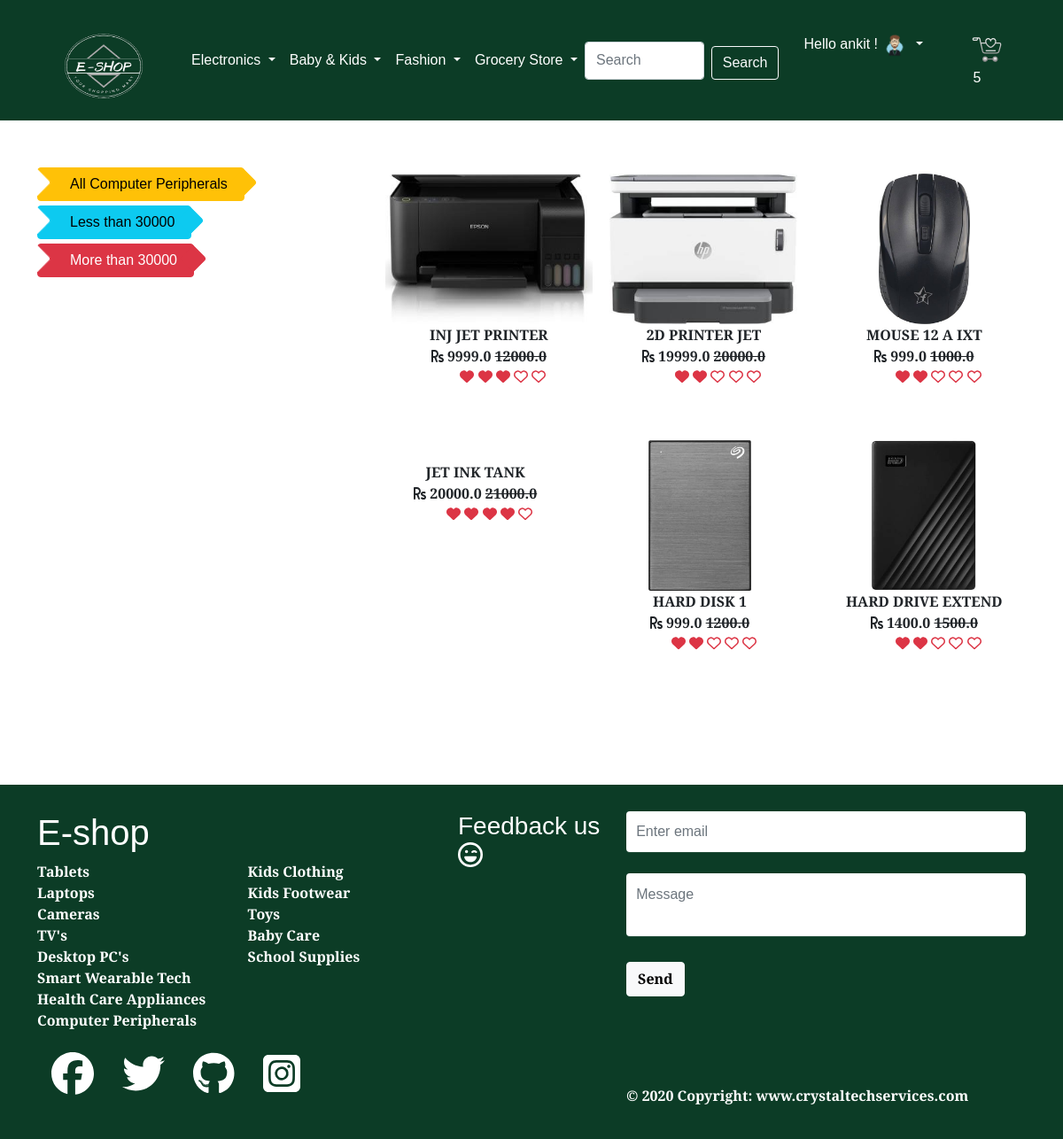
Screenshot of /cp/ (signed in) with the database file from the repository.
### app/models.py (models this page shows, shortened)
class Product(models.Model):
    title = models.CharField(max_length=200)
    selling_price = models.FloatField()
    discounted_price = models.FloatField()
    description = models.TextField()
    brand = models.CharField(max_length=200)
    category = models.CharField(choices = CATEGORY_CHOICES, max_length=2)
    product_image = models.ImageField(upload_to = 'productimg')
    quantity_available=models.IntegerField(default=100)
    ratings=models.IntegerField(default =5)
    offer=models.BooleanField(default=False)
    offer_value=models.IntegerField(default=10)

### app/views.py (the view)
# urls.py: path('cp/', views.cp, name='cp'),
@login_required
def cp(request, data=None):
    if data == None:
        cp = Product.objects.all().filter(category='CP')
    elif data == 'Sony'  or data=='Canon'  or data=='Nikon':
        cp = Product.objects.all().filter(category='C').filter(brand=data)
    elif data == 'above':
        cp= Product.objects.all().filter(
            category='CP').filter(discounted_price__gte=50000)
    elif data == 'below':
        cp = Product.objects.all().filter(
            category='CP').filter(discounted_price__lt=50000)
    if request.user.is_authenticated:
        totalitem = len(Cart.objects.filter(user=request.user))
    return render(request, 'app/cp.html', {'cp': cp, 'totalitem': totalitem})

### app/templates/app/cp.html (shortened to what this page needs)
{% extends 'app/base.html' %}
{% load static %}
{% block main-content %}
<div class="container my-5">
    <div class="row">
        <div class="col-sm-3">
            <div class="list-group">
                <link rel="stylesheet" href="{% static 'app/css/cat.css' %}">
                <a href="{% url 'cp' %}" class="list-group-item-action" aria-current="true"><button type="button" class="btn btn-warning btn-arrow-right">All
                   Computer Peripherals</button></a>
                <a href="{% url 'cpdata' 'below' %}" class=" list-group-item-action" aria-current="true"><button type="button" class="btn btn-info btn-arrow-right">Less
                    than 30000</button></a>
                <a href="{% url 'cpdata' 'above' %}" class=" list-group-item-action" aria-current="true"><button type="button" class="btn btn-danger btn-arrow-right">More
                    than 30000</button></a>
            </div>
        </div>
        <div class="col-sm-8 offset-sm-1">
            <div class="row">
                {% for product in cp %}
                <div class="col-sm-4 text-center mb-4">
                    <a href="{% url 'product-detail' product.id %}" class="btn">
                        <div class="item">
                            <img src="{{product.product_image.url}}" alt="" height="170" class="">
                            <div class="fw-bold">{{product.title}}</div>
                             <div class="fw-bold"><i class="fas fa-rupee-sign"></i><large> {{product.discounted_price}}</large>
                           <strike> {{product.selling_price}}</strike>
                                                       {% if product.ratings == 0 %}
  <ul class="rating">
    <i class="far fa-heart fa-sm text-danger fa-1x"></i>
    <i class="far fa-heart fa-sm text-danger fa-1x"></i>
    <i class="far fa-heart fa-sm text-danger fa-1x"></i>
    <i class="far fa-heart fa-sm text-danger fa-1x"></i>
    <i class="far fa-heart fa-sm text-danger fa-1x"></i>
 </ul>
  {% elif product.ratings == 2  %}
 <ul class="rating">
    <i class="fas fa-heart fa-sm text-danger fa-1x"></i>
    <i class="fas fa-heart fa-sm text-danger fa-1x"></i>
    <i class="far fa-heart fa-sm text-danger fa-1x"></i>
    <i class="far fa-heart fa-sm text-danger fa-1x"></i>
    <i class="far fa-heart fa-sm text-danger fa-1x"></i>
 </ul>
 {% elif product.ratings == 3 %}
 <ul class="rating">
    <i class="fas fa-heart fa-sm text-danger fa-1x"></i>
    <i class="fas fa-heart fa-sm text-danger fa-1x"></i>
    <i class="fas fa-heart fa-sm text-danger fa-1x"></i>
    <i class="far fa-heart fa-sm text-danger fa-1x"></i>
    <i class="far fa-heart fa-sm text-danger fa-1x"></i>
 </ul>
 {% elif product.ratings == 4 %}
 <ul class="rating">
    <i class="fas fa-heart fa-sm text-danger fa-1x"></i>
    <i class="fas fa-heart fa-sm text-danger fa-1x"></i>
    <i class="fas fa-heart fa-sm text-danger fa-1x"></i>
    <i class="fas fa-heart fa-sm text-danger fa-1x"></i>
    <i class="far fa-heart fa-sm text-danger fa-1x"></i>
 </ul>
{%endif%}
                            </div>
                        </div>
                    </a>
                </div>
                {% endfor %}
            </div>
        </div>
    </div>
</div>
{% endblock main-content %}

### app/templates/app/base.html (shortened to what this page needs)
<!doctype html>
{% load static %}
<html lang="en">
<head>
  <link href="https://cdn.jsdelivr.net/npm/bootstrap@5.0.0-beta1/dist/css/bootstrap.min.css" rel="stylesheet"
>
  <link rel="stylesheet" href="{% static 'app/css/owl.carousel.min.css' %}">
  <link rel="stylesheet" href="{% static 'app/css/all.min.css' %}">
  <link rel="stylesheet" href="{% static 'app/css/style.css' %}">
</head>
<body>
  <nav style="background-color:#0C3C26;" class="navbar navbar-expand-lg navbar-dark ">
    <div class="container">
      <a class="navbar-brand" href="/" style="font-size:3vw"><img style="vertical-align:middle,float:left, padding-left: 0em;;" src="{% static 'app/images/6.png' %}" alt="𝔢 𝔰𝔥𝔬𝔭" height="110px" width="150px" > </a>
      <div class="collapse navbar-collapse" id="navbarSupportedContent">
        <ul class="navbar-nav me-auto mb-2 mb-lg-0">
          <li class="nav-item dropdown">
            <a class="nav-link dropdown-toggle text-white" href="#" id="electronicsDropdown" role="button"
              data-bs-toggle="dropdown" aria-expanded="false">
              Electronics
            </a>
          </li>
           <li class="nav-item dropdown">
            <a class="nav-link dropdown-toggle text-white" href="#" id="electronicsDropdown" role="button"
              data-bs-toggle="dropdown" aria-expanded="false">
              Baby & Kids
            </a>
          </li>
          <li class="nav-item dropdown">
            <a class="nav-link dropdown-toggle text-white" href="#" id="fashionDropdown" role="button"
              data-bs-toggle="dropdown" aria-expanded="false">
              Fashion
            </a>
          </li>
           <li class="nav-item dropdown">
            <a class="nav-link dropdown-toggle text-white" href="#" id="fashionDropdown" role="button"
              data-bs-toggle="dropdown" aria-expanded="false">
              Grocery Store
            </a>
          </li>
        </ul>
        <form method='get' action="/search" class="d-flex">
          <input class="form-control me-2" type="search" placeholder="Search" aria-label="Search" name="search" id='search'>
          <button class="btn btn-outline-light" type="submit">Search</i></button>
        </form>
        <div>
          <ul class="navbar-nav me-auto mb-2 mb-lg-0">
            {% if request.user.is_authenticated %}
            <li class="nav-item dropdown mx-1 " >
              <a class="nav-link dropdown-toggle text-white p-4" href="#" id="profileDropdown" role="button"
                data-bs-toggle="dropdown" aria-expanded="false">
               Hello {{request.user}} ! <img src="{% static 'app/images/admin.png' %}" width='30' height='30' >
              </a>
            </li>
            <li class="nav-item mx-0 p-3">
          <a href="{% url 'showcart' %}" class="nav-link text-white">{{totalitem}}</a>
            </li>
            {% endif %}
          </ul>
        </div>
      </div>
    </div>
  </nav>
  {% block main-content %} {% endblock main-content %}
  <link rel="stylesheet" href="{% static 'app/css/footer.css' %}">
<footer style="background-color:#0C3C26;" class="footer ">
    <div class="container  ">
        <div class="row ">
            <div class="col-md-5">
                <h1>E-shop</h1>
                <div class="row">
                    <div class="col-6">
                        <ul class="list-unstyled">
                          <b>  <li><a href="{% url 'tablets' %}">Tablets </a></li>
              <li><a href="{% url 'laptop' %}">Laptops </a></li>
              <li><a  href="{% url 'camera' %}">Cameras </a></li>
              <li><a  href="{% url 'tv' %}">TV's</a></li>
              <li><a href="{% url 'PC' %}">Desktop PC's</a></li>
              <li><a  href="{% url 'smart' %}">Smart Wearable Tech</a></li>
              <li><a  href="{% url 'health' %}">Health Care Appliances</a></li>
              <li><a  href="{% url 'cp' %}">Computer Peripherals</a></li></b>
                        </ul>
                    </div>
                    <div class="col-6">
                        <ul class="list-unstyled">
                         <b>  <li><a  href="{% url 'KC' %}">Kids Clothing</a></li>
              <li><a href="{% url 'KF' %}">Kids Footwear</a></li>
              <li><a href="{% url 'TO' %}">Toys</a></li>
              <li><a  href="{% url 'BC' %}">Baby Care</a></li>
               <li><a  href="{% url 'SS' %}">School Supplies</a></li></b>
                        </ul>
                    </div>
                </div>
                <ul class="nav">
                    <li class="nav-item"><a href="" class="nav-link pl-0"><i class='fab fa-facebook fa-spin fa-3x'></i></i></a></li>
                    <li class="nav-item"><a href="" class="nav-link"><i class='fab fa-twitter fa-spin fa-3x'></i></a></li>
                    <li class="nav-item"><a href="https://github.com/yashasvi246" class="nav-link"><i class='fab fa-github fa-spin fa-3x'></i></a></li>
                    <li class="nav-item"><a href="" class="nav-link"><i class='fab fa-instagram-square fa-spin fa-3x'></i>
</a></li>
                </ul>
                <br>
            </div>
            <div class="col-md-2">
                <h3 class="text-md-right">Feedback us <i class="far fa-laugh-wink fa-spin fa-1x"></i></h3>
            </div>
            <div class="col-md-5">
                <form>
                    <fieldset class="form-group">
                        <input type="email" class="form-control" id="exampleInputEmail1" placeholder="Enter email">
                    </fieldset>
                    <fieldset class="form-group"><br>
                        <textarea class="form-control" id="exampleMessage" placeholder="Message" ></textarea>
                    </fieldset>
                    <fieldset class="form-group text-xs-right">
                    <br>
                        <button type="button" class="btn btn-light"><b>Send<b></button>
                    </fieldset>
                </form>
                <br>
                <br>
                <br>
                <br>
                © 2020 Copyright:
    <a class="text-white" href="https://www.crystaltechservices.com/">www.crystaltechservices.com</a>
            </div>
  </div>
    </div>
</footer>
</body>
</html>

### app/static/app/css/cat.css (style rules this page uses)
body { padding: 0px; }
.btn { margin-top: 5px; }
.btn-arrow-right, .btn-arrow-left { position: relative; padding-left: 18px; padding-right: 18px; }
.btn-arrow-right { padding-left: 36px; }
.btn-arrow-right:before, .btn-arrow-right:after, .btn-arrow-left:before, .btn-arrow-left:after { content: ""; position: absolute; top: 5px; width: 22px; height: 22px; background: inherit; border: inherit; border-left-color: transparent; border-bottom-color: transparent; border-radius: 0px 4px 0px 0px; -webkit-border-radius: 0px 4px 0px 0px; -moz-border-radius: 0px 4px 0px 0px; }
.btn-arrow-right:before, .btn-arrow-right:after { transform: rotate(45deg); -webkit-transform: rotate(45deg); -moz-transform: rotate(45deg); -o-transform: rotate(45deg); -ms-transform: rotate(45deg); }
.btn-arrow-right:before, .btn-arrow-left:before { left: -11px; }
.btn-arrow-right:after, .btn-arrow-left:after { right: -11px; }
.btn-arrow-right:after, .btn-arrow-left:before { z-index: 1; }
.btn-arrow-right:before, .btn-arrow-left:after { background-color: white; }

### app/static/app/css/footer.css (style rules this page uses)
body { font-family: 'Alegreya Sans', sans-serif; }
html { position: relative; min-height: 100%; }
body { margin-bottom: 500px; }
.footer { position: absolute; bottom: 0; width: 100%; height: 400px; }
footer { padding-top: 30px; background-color: #0275d8; color: #fff; }
footer a { color: #fff; text-decoration:none; }
footer .form-control { background-color: #FFF; box-shadow: 0 1px 0 0 rgba(255, 255, 255, 0.1); border: none; resize: none; color: #000; padding: 0.7em 0.7em; }

### rows the page displays
Product: product_image (picture), title "INJ JET PRINTER", discounted_price "9999.0", selling_price "12000.0", ratings 3 (drawn)
Product: product_image (picture), title "2D PRINTER JET", discounted_price "19999.0", selling_price "20000.0", ratings 2 (drawn)
Product: product_image (picture), title "MOUSE 12 A IXT", discounted_price "999.0", selling_price "1000.0", ratings 2 (drawn)
Product: title "JET INK TANK", discounted_price "20000.0", selling_price "21000.0", ratings 4 (drawn)
Product: product_image (picture), title "HARD DISK 1", discounted_price "999.0", selling_price "1200.0", ratings 2 (drawn)
Product: product_image (picture), title "HARD DRIVE EXTEND", discounted_price "1400.0", selling_price "1500.0", ratings 2 (drawn)

### other values shown
{{ request.user }} "ankit"
{{ totalitem }} "5"
